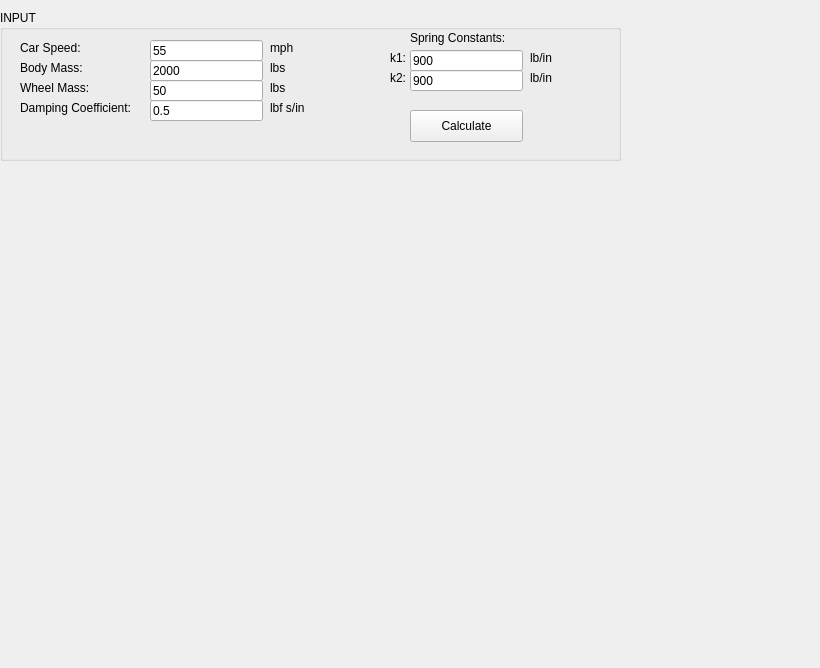
<?xml version="1.0" encoding="UTF-8"?>
<ui version="4.0">
 <class>Form</class>
 <widget class="QWidget" name="Form">
  <property name="geometry">
   <rect>
    <x>0</x>
    <y>0</y>
    <width>820</width>
    <height>668</height>
   </rect>
  </property>
  <property name="windowTitle">
   <string>Form</string>
  </property>
  <widget class="QLabel" name="CarSpeedText">
   <property name="geometry">
    <rect>
     <x>20</x>
     <y>40</y>
     <width>71</width>
     <height>16</height>
    </rect>
   </property>
   <property name="text">
    <string>Car Speed:</string>
   </property>
  </widget>
  <widget class="QLabel" name="BodyMassText">
   <property name="geometry">
    <rect>
     <x>20</x>
     <y>60</y>
     <width>71</width>
     <height>16</height>
    </rect>
   </property>
   <property name="text">
    <string>Body Mass:</string>
   </property>
  </widget>
  <widget class="QLabel" name="DampingCoefficientText">
   <property name="geometry">
    <rect>
     <x>20</x>
     <y>100</y>
     <width>131</width>
     <height>16</height>
    </rect>
   </property>
   <property name="text">
    <string>Damping Coefficient:</string>
   </property>
  </widget>
  <widget class="QLabel" name="WheelMassText">
   <property name="geometry">
    <rect>
     <x>20</x>
     <y>80</y>
     <width>81</width>
     <height>16</height>
    </rect>
   </property>
   <property name="text">
    <string>Wheel Mass:</string>
   </property>
  </widget>
  <widget class="QLineEdit" name="CarSpeedInput">
   <property name="geometry">
    <rect>
     <x>150</x>
     <y>40</y>
     <width>113</width>
     <height>21</height>
    </rect>
   </property>
   <property name="text">
    <string>55</string>
   </property>
  </widget>
  <widget class="QLineEdit" name="BodyMassInput">
   <property name="geometry">
    <rect>
     <x>150</x>
     <y>60</y>
     <width>113</width>
     <height>21</height>
    </rect>
   </property>
   <property name="text">
    <string>2000</string>
   </property>
  </widget>
  <widget class="QLineEdit" name="WheelMassInput">
   <property name="geometry">
    <rect>
     <x>150</x>
     <y>80</y>
     <width>113</width>
     <height>21</height>
    </rect>
   </property>
   <property name="text">
    <string>50</string>
   </property>
  </widget>
  <widget class="QLineEdit" name="DampingCoefficientInput">
   <property name="geometry">
    <rect>
     <x>150</x>
     <y>100</y>
     <width>113</width>
     <height>21</height>
    </rect>
   </property>
   <property name="text">
    <string>0.5</string>
   </property>
  </widget>
  <widget class="QLabel" name="CarSpeedUnit">
   <property name="geometry">
    <rect>
     <x>270</x>
     <y>40</y>
     <width>60</width>
     <height>16</height>
    </rect>
   </property>
   <property name="text">
    <string>mph</string>
   </property>
  </widget>
  <widget class="QLabel" name="BodyMassUnit">
   <property name="geometry">
    <rect>
     <x>270</x>
     <y>60</y>
     <width>60</width>
     <height>16</height>
    </rect>
   </property>
   <property name="text">
    <string>lbs</string>
   </property>
  </widget>
  <widget class="QLabel" name="WheelMassUnit">
   <property name="geometry">
    <rect>
     <x>270</x>
     <y>80</y>
     <width>60</width>
     <height>16</height>
    </rect>
   </property>
   <property name="text">
    <string>lbs</string>
   </property>
  </widget>
  <widget class="QLabel" name="DampingCoefficientUnit">
   <property name="geometry">
    <rect>
     <x>270</x>
     <y>100</y>
     <width>60</width>
     <height>16</height>
    </rect>
   </property>
   <property name="text">
    <string>lbf s/in</string>
   </property>
  </widget>
  <widget class="QLabel" name="SpringConstantsText">
   <property name="geometry">
    <rect>
     <x>410</x>
     <y>30</y>
     <width>121</width>
     <height>16</height>
    </rect>
   </property>
   <property name="text">
    <string>Spring Constants:</string>
   </property>
  </widget>
  <widget class="QLabel" name="k1Text">
   <property name="geometry">
    <rect>
     <x>390</x>
     <y>50</y>
     <width>60</width>
     <height>16</height>
    </rect>
   </property>
   <property name="text">
    <string>k1:</string>
   </property>
  </widget>
  <widget class="QLabel" name="k2Text">
   <property name="geometry">
    <rect>
     <x>390</x>
     <y>70</y>
     <width>60</width>
     <height>16</height>
    </rect>
   </property>
   <property name="text">
    <string>k2:</string>
   </property>
  </widget>
  <widget class="QLineEdit" name="k1Input">
   <property name="geometry">
    <rect>
     <x>410</x>
     <y>50</y>
     <width>113</width>
     <height>21</height>
    </rect>
   </property>
   <property name="text">
    <string>900</string>
   </property>
  </widget>
  <widget class="QLineEdit" name="k2Input">
   <property name="geometry">
    <rect>
     <x>410</x>
     <y>70</y>
     <width>113</width>
     <height>21</height>
    </rect>
   </property>
   <property name="text">
    <string>900</string>
   </property>
  </widget>
  <widget class="QLabel" name="k1Unit">
   <property name="geometry">
    <rect>
     <x>530</x>
     <y>50</y>
     <width>60</width>
     <height>16</height>
    </rect>
   </property>
   <property name="text">
    <string>lb/in</string>
   </property>
  </widget>
  <widget class="QLabel" name="k2Unit">
   <property name="geometry">
    <rect>
     <x>530</x>
     <y>70</y>
     <width>60</width>
     <height>16</height>
    </rect>
   </property>
   <property name="text">
    <string>lb/in</string>
   </property>
  </widget>
  <widget class="QPushButton" name="Calculate">
   <property name="geometry">
    <rect>
     <x>410</x>
     <y>110</y>
     <width>113</width>
     <height>32</height>
    </rect>
   </property>
   <property name="text">
    <string>Calculate</string>
   </property>
  </widget>
  <widget class="QGroupBox" name="InputBox">
   <property name="geometry">
    <rect>
     <x>0</x>
     <y>10</y>
     <width>621</width>
     <height>151</height>
    </rect>
   </property>
   <property name="title">
    <string>INPUT</string>
   </property>
  </widget>
  <widget class="QWidget" name="verticalLayoutWidget">
   <property name="geometry">
    <rect>
     <x>19</x>
     <y>179</y>
     <width>781</width>
     <height>471</height>
    </rect>
   </property>
   <layout class="QVBoxLayout" name="verticalLayout"/>
  </widget>
  <zorder>InputBox</zorder>
  <zorder>CarSpeedText</zorder>
  <zorder>BodyMassText</zorder>
  <zorder>DampingCoefficientText</zorder>
  <zorder>WheelMassText</zorder>
  <zorder>CarSpeedInput</zorder>
  <zorder>BodyMassInput</zorder>
  <zorder>WheelMassInput</zorder>
  <zorder>DampingCoefficientInput</zorder>
  <zorder>CarSpeedUnit</zorder>
  <zorder>BodyMassUnit</zorder>
  <zorder>WheelMassUnit</zorder>
  <zorder>DampingCoefficientUnit</zorder>
  <zorder>SpringConstantsText</zorder>
  <zorder>k1Text</zorder>
  <zorder>k2Text</zorder>
  <zorder>k1Input</zorder>
  <zorder>k2Input</zorder>
  <zorder>k1Unit</zorder>
  <zorder>k2Unit</zorder>
  <zorder>Calculate</zorder>
  <zorder>verticalLayoutWidget</zorder>
 </widget>
 <resources/>
 <connections/>
</ui>
